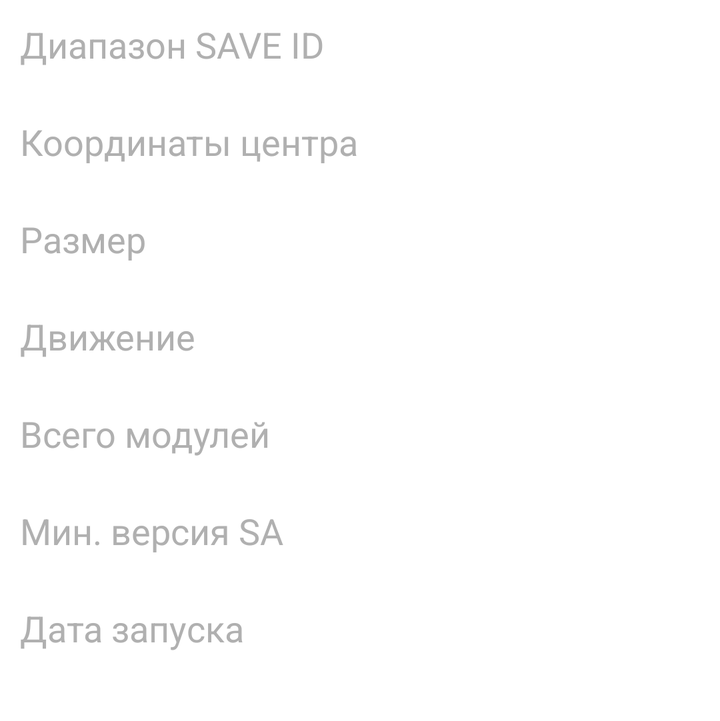
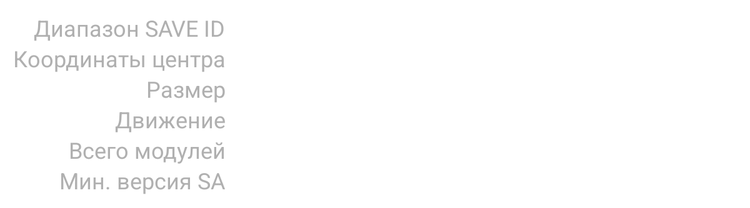

The same Android screen from two of the app's own layout files: first res/layout/ as a phone draws it, then the repository's variant for another configuration, drawn on a device whose configuration selects that folder. Both files follow.
<!-- AndroidManifest.xml: application theme AppTheme -->
<!-- res/layout/dialog_station_info.xml -->
<?xml version="1.0" encoding="utf-8"?>
<ScrollView
  xmlns:android="http://schemas.android.com/apk/res/android"
  xmlns:app="http://schemas.android.com/apk/res-auto"
  xmlns:tools="http://schemas.android.com/tools"
  android:layout_width="match_parent"
  android:layout_height="wrap_content"
  android:padding="@dimen/infoDialog_layoutPadding">

  <LinearLayout
    android:layout_width="match_parent"
    android:layout_height="wrap_content"
    android:orientation="vertical">

    <TextView
      android:layout_width="wrap_content"
      android:layout_height="wrap_content"
      android:text="@string/diaSbxInfo_saveIdRange"
      android:textSize="@dimen/infoDialog_textSizeMain"
      android:textColor="@color/infoDialog_name"/>

    <TextView
      android:id="@+id/tvSaveIdRange"
      android:layout_width="wrap_content"
      android:layout_height="wrap_content"
      android:layout_marginLeft="@dimen/infoDialog_valueTextMargin"
      android:layout_marginStart="@dimen/infoDialog_valueTextMargin"
      android:textSize="@dimen/infoDialog_textSizeMain"
      android:textColor="@color/infoDialog_value"/>

    <TextView
      android:id="@+id/tvPosition"
      android:layout_width="wrap_content"
      android:layout_height="wrap_content"
      android:text="@string/diaSbxInfo_centerPosition"
      android:textSize="@dimen/infoDialog_textSizeMain"
      android:textColor="@color/infoDialog_name"/>

    <TextView
      android:id="@+id/tvCenterPos"
      android:layout_width="wrap_content"
      android:layout_height="wrap_content"
      android:layout_marginLeft="@dimen/infoDialog_valueTextMargin"
      android:layout_marginStart="@dimen/infoDialog_valueTextMargin"
      android:textSize="@dimen/infoDialog_textSizeMain"
      android:textColor="@color/infoDialog_value"/>

    <TextView
      android:layout_width="wrap_content"
      android:layout_height="wrap_content"
      android:text="@string/diaSbxInfo_size"
      android:textSize="@dimen/infoDialog_textSizeMain"
      android:textColor="@color/infoDialog_name"/>

    <TextView
      android:id="@+id/tvSize"
      android:layout_width="wrap_content"
      android:layout_height="wrap_content"
      android:layout_marginLeft="@dimen/infoDialog_valueTextMargin"
      android:layout_marginStart="@dimen/infoDialog_valueTextMargin"
      android:textSize="@dimen/infoDialog_textSizeMain"
      android:textColor="@color/infoDialog_value"/>

    <TextView
      android:layout_width="wrap_content"
      android:layout_height="wrap_content"
      android:text="@string/diaSbxInfo_movement"
      android:textSize="@dimen/infoDialog_textSizeMain"
      android:textColor="@color/infoDialog_name"/>

    <LinearLayout
      android:layout_width="wrap_content"
      android:layout_height="wrap_content"
      android:layout_marginLeft="@dimen/infoDialog_valueTextMargin"
      android:layout_marginStart="@dimen/infoDialog_valueTextMargin"
      android:layout_gravity="bottom"
      tools:ignore="UseCompoundDrawables">

      <TextView
        android:id="@+id/tvMovement"
        android:layout_width="wrap_content"
        android:layout_height="wrap_content"
        android:layout_marginRight="8dp"
        android:layout_marginEnd="8dp"
        android:textSize="@dimen/infoDialog_textSizeMain"
        android:textColor="@color/infoDialog_value"/>

      <ImageView
        android:id="@+id/ivMovement"
        android:layout_width="wrap_content"
        android:layout_height="wrap_content"
        android:layout_gravity="center_vertical"
        android:layout_marginRight="8dp"
        android:layout_marginEnd="8dp"
        app:srcCompat="@drawable/ic_cross_24dp"
        tools:ignore="ContentDescription"/>

      <TextView
        android:id="@+id/tvRotation"
        android:layout_width="wrap_content"
        android:layout_height="wrap_content"
        android:layout_marginRight="8dp"
        android:layout_marginEnd="8dp"
        android:textSize="@dimen/infoDialog_textSizeMain"
        android:textColor="@color/infoDialog_value"/>

      <ImageView
        android:id="@+id/ivRotation"
        android:layout_width="wrap_content"
        android:layout_height="wrap_content"
        android:layout_gravity="center_vertical"
        app:srcCompat="@drawable/ic_cross_24dp"
        tools:ignore="ContentDescription"/>
    </LinearLayout>

    <TextView
      android:layout_width="wrap_content"
      android:layout_height="wrap_content"
      android:text="@string/diaSbxInfo_modCount"
      android:textSize="@dimen/infoDialog_textSizeMain"
      android:textColor="@color/infoDialog_name"/>

    <TextView
      android:id="@+id/tvModCount"
      android:layout_width="wrap_content"
      android:layout_height="wrap_content"
      android:layout_marginLeft="@dimen/infoDialog_valueTextMargin"
      android:layout_marginStart="@dimen/infoDialog_valueTextMargin"
      android:textSize="@dimen/infoDialog_textSizeMain"
      android:textColor="@color/infoDialog_value"/>

    <TextView
      android:layout_width="wrap_content"
      android:layout_height="wrap_content"
      android:text="@string/diaSbxInfo_minVer"
      android:textSize="@dimen/infoDialog_textSizeMain"
      android:textColor="@color/infoDialog_name"/>

    <TextView
      android:id="@+id/tvMinVer"
      android:layout_width="wrap_content"
      android:layout_height="wrap_content"
      android:layout_marginLeft="@dimen/infoDialog_valueTextMargin"
      android:layout_marginStart="@dimen/infoDialog_valueTextMargin"
      android:textSize="@dimen/infoDialog_textSizeMain"
      android:textColor="@color/infoDialog_value"/>

    <TextView
      android:layout_width="wrap_content"
      android:layout_height="wrap_content"
      android:text="@string/diaSbxInfo_launchTime"
      android:textSize="@dimen/infoDialog_textSizeMain"
      android:textColor="@color/infoDialog_name"/>

    <TextView
      android:id="@+id/tvLaunchTime"
      android:layout_width="wrap_content"
      android:layout_height="wrap_content"
      android:layout_marginLeft="@dimen/infoDialog_valueTextMargin"
      android:layout_marginStart="@dimen/infoDialog_valueTextMargin"
      android:textSize="@dimen/infoDialog_textSizeMain"
      android:textColor="@color/infoDialog_value"/>

  </LinearLayout>
</ScrollView>
<!-- resources referenced by this layout -->
<resources>
  <color name="infoDialog_name">@color/textInactive</color>
  <color name="infoDialog_value">@color/textActive</color>
  <dimen name="infoDialog_layoutPadding">10dp</dimen>
  <dimen name="infoDialog_textSizeMain">18sp</dimen>
  <dimen name="infoDialog_valueTextMargin">10dp</dimen>
  <string name="diaSbxInfo_centerPosition">Координаты центра</string>
  <string name="diaSbxInfo_launchTime">Дата запуска</string>
  <string name="diaSbxInfo_minVer">Мин. версия SA</string>
  <string name="diaSbxInfo_modCount">Всего модулей</string>
  <string name="diaSbxInfo_movement">Движение</string>
  <string name="diaSbxInfo_saveIdRange">Диапазон SAVE ID</string>
  <string name="diaSbxInfo_size">Размер</string>
  <color name="textInactive">#b0b0b0</color>
  <color name="textActive">#ffffff</color>
</resources>
<!-- res/layout-large/dialog_station_info.xml (the repository's variant of the layout above) -->
<!-- drawn on a 7-inch tablet held upright -->
<?xml version="1.0" encoding="utf-8"?>
<TableLayout
  xmlns:android="http://schemas.android.com/apk/res/android"
  xmlns:app="http://schemas.android.com/apk/res-auto"
  xmlns:tools="http://schemas.android.com/tools"
  android:layout_width="match_parent"
  android:layout_height="wrap_content"
  android:padding="@dimen/infoDialog_layoutPadding">

  <TableRow
    android:layout_width="match_parent"
    android:layout_height="wrap_content">

    <TextView
      android:layout_width="wrap_content"
      android:layout_height="wrap_content"
      android:gravity="end"
      android:text="@string/diaSbxInfo_saveIdRange"
      android:textSize="@dimen/infoDialog_textSizeMain"
      android:textColor="@color/infoDialog_name"/>

    <TextView
      android:id="@+id/tvSaveIdRange"
      android:layout_width="wrap_content"
      android:layout_height="wrap_content"
      android:layout_marginLeft="@dimen/infoDialog_valueTextMargin"
      android:layout_marginStart="@dimen/infoDialog_valueTextMargin"
      android:textSize="@dimen/infoDialog_textSizeMain"
      android:textColor="@color/infoDialog_value"/>
  </TableRow>

  <TableRow
    android:layout_width="match_parent"
    android:layout_height="wrap_content">

    <TextView
      android:id="@+id/tvPosition"
      android:layout_width="wrap_content"
      android:layout_height="wrap_content"
      android:gravity="end"
      android:text="@string/diaSbxInfo_centerPosition"
      android:textSize="@dimen/infoDialog_textSizeMain"
      android:textColor="@color/infoDialog_name"/>

    <TextView
      android:id="@+id/tvCenterPos"
      android:layout_width="wrap_content"
      android:layout_height="wrap_content"
      android:layout_marginLeft="@dimen/infoDialog_valueTextMargin"
      android:layout_marginStart="@dimen/infoDialog_valueTextMargin"
      android:textSize="@dimen/infoDialog_textSizeMain"
      android:textColor="@color/infoDialog_value"/>
  </TableRow>

  <TableRow
    android:layout_width="match_parent"
    android:layout_height="wrap_content">

    <TextView
      android:layout_width="wrap_content"
      android:layout_height="wrap_content"
      android:gravity="end"
      android:text="@string/diaSbxInfo_size"
      android:textSize="@dimen/infoDialog_textSizeMain"
      android:textColor="@color/infoDialog_name"/>

    <TextView
      android:id="@+id/tvSize"
      android:layout_width="wrap_content"
      android:layout_height="wrap_content"
      android:layout_marginLeft="@dimen/infoDialog_valueTextMargin"
      android:layout_marginStart="@dimen/infoDialog_valueTextMargin"
      android:textSize="@dimen/infoDialog_textSizeMain"
      android:textColor="@color/infoDialog_value"/>
  </TableRow>

  <TableRow
    android:layout_width="match_parent"
    android:layout_height="wrap_content">

    <TextView
      android:layout_width="wrap_content"
      android:layout_height="wrap_content"
      android:gravity="end"
      android:text="@string/diaSbxInfo_movement"
      android:textSize="@dimen/infoDialog_textSizeMain"
      android:textColor="@color/infoDialog_name"/>

    <LinearLayout
      android:layout_width="wrap_content"
      android:layout_height="match_parent"
      android:layout_marginLeft="@dimen/infoDialog_valueTextMargin"
      android:layout_marginStart="@dimen/infoDialog_valueTextMargin"
      android:layout_gravity="bottom"
      tools:ignore="UseCompoundDrawables">

      <TextView
        android:id="@+id/tvMovement"
        android:layout_width="wrap_content"
        android:layout_height="wrap_content"
        android:layout_marginRight="8dp"
        android:layout_marginEnd="8dp"
        android:textSize="@dimen/infoDialog_textSizeMain"
        android:textColor="@color/infoDialog_value"/>

      <ImageView
        android:id="@+id/ivMovement"
        android:layout_width="wrap_content"
        android:layout_height="wrap_content"
        android:layout_gravity="center_vertical"
        android:layout_marginRight="8dp"
        android:layout_marginEnd="8dp"
        app:srcCompat="@drawable/ic_cross_24dp"
        tools:ignore="ContentDescription"/>

      <TextView
        android:id="@+id/tvRotation"
        android:layout_width="wrap_content"
        android:layout_height="wrap_content"
        android:layout_marginRight="8dp"
        android:layout_marginEnd="8dp"
        android:textSize="@dimen/infoDialog_textSizeMain"
        android:textColor="@color/infoDialog_value"/>

      <ImageView
        android:id="@+id/ivRotation"
        android:layout_width="wrap_content"
        android:layout_height="wrap_content"
        android:layout_gravity="center_vertical"
        app:srcCompat="@drawable/ic_cross_24dp"
        tools:ignore="ContentDescription"/>
    </LinearLayout>
  </TableRow>

  <TableRow
    android:layout_width="match_parent"
    android:layout_height="wrap_content">

    <TextView
      android:layout_width="wrap_content"
      android:layout_height="wrap_content"
      android:gravity="end"
      android:text="@string/diaSbxInfo_modCount"
      android:textSize="@dimen/infoDialog_textSizeMain"
      android:textColor="@color/infoDialog_name"/>

    <TextView
      android:id="@+id/tvModCount"
      android:layout_width="wrap_content"
      android:layout_height="wrap_content"
      android:layout_marginLeft="@dimen/infoDialog_valueTextMargin"
      android:layout_marginStart="@dimen/infoDialog_valueTextMargin"
      android:textSize="@dimen/infoDialog_textSizeMain"
      android:textColor="@color/infoDialog_value"/>
  </TableRow>

  <TableRow
    android:layout_width="match_parent"
    android:layout_height="wrap_content">

    <TextView
      android:layout_width="wrap_content"
      android:layout_height="wrap_content"
      android:gravity="end"
      android:text="@string/diaSbxInfo_minVer"
      android:textSize="@dimen/infoDialog_textSizeMain"
      android:textColor="@color/infoDialog_name"/>

    <TextView
      android:id="@+id/tvMinVer"
      android:layout_width="wrap_content"
      android:layout_height="wrap_content"
      android:layout_marginLeft="@dimen/infoDialog_valueTextMargin"
      android:layout_marginStart="@dimen/infoDialog_valueTextMargin"
      android:textSize="@dimen/infoDialog_textSizeMain"
      android:textColor="@color/infoDialog_value"/>
  </TableRow>

</TableLayout>
<!-- resources referenced by the variant -->
<!-- as a 7-inch tablet held upright resolves them -->
<resources>
  <color name="infoDialog_name">@color/textInactive</color>
  <color name="infoDialog_value">@color/textActive</color>
  <dimen name="infoDialog_layoutPadding">10dp</dimen>
  <dimen name="infoDialog_textSizeMain">18sp</dimen>
  <dimen name="infoDialog_valueTextMargin">10dp</dimen>
  <string name="diaSbxInfo_centerPosition">Координаты центра</string>
  <string name="diaSbxInfo_minVer">Мин. версия SA</string>
  <string name="diaSbxInfo_modCount">Всего модулей</string>
  <string name="diaSbxInfo_movement">Движение</string>
  <string name="diaSbxInfo_saveIdRange">Диапазон SAVE ID</string>
  <string name="diaSbxInfo_size">Размер</string>
  <color name="textInactive">#b0b0b0</color>
  <color name="textActive">#ffffff</color>
</resources>
